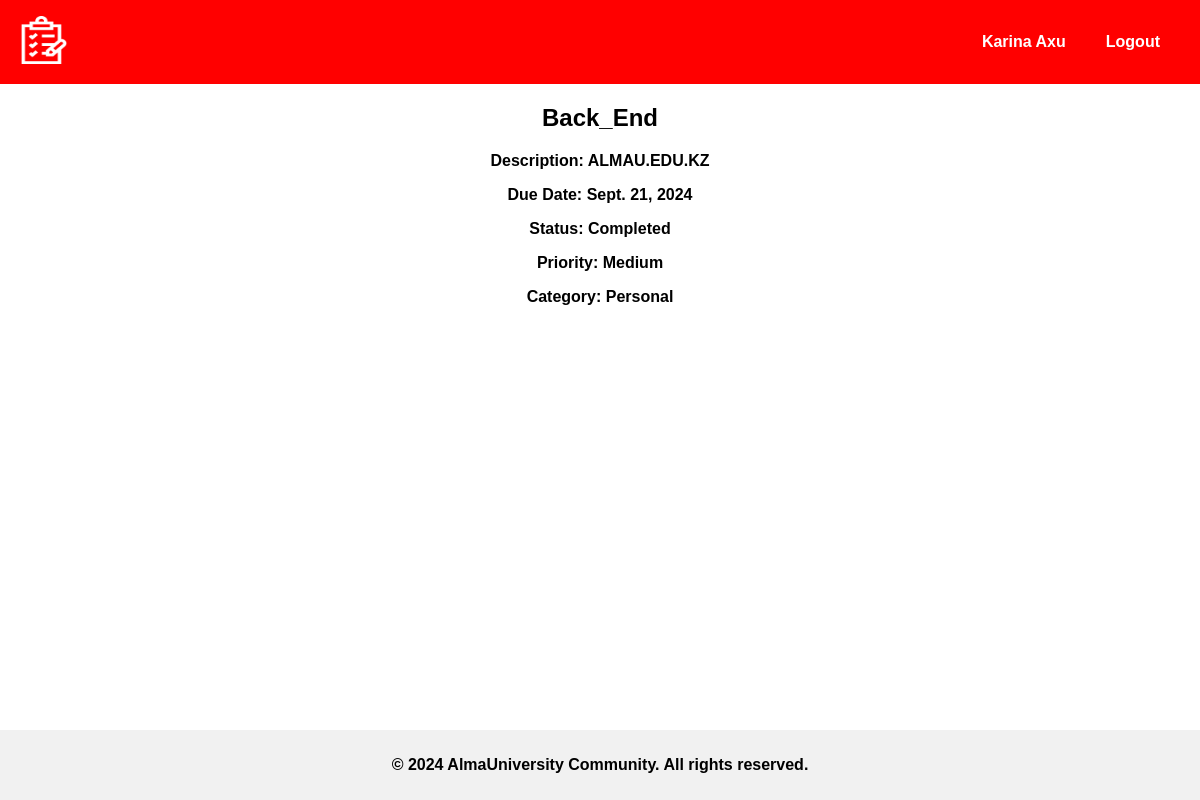
The page /tasks/6/ (signed in) on the database its author committed.
### tasks/models.py (models this page shows, shortened)
class Task(models.Model):
    STATUS_CHOICES = [
        ('NS', 'Not Started'),
        ('IP', 'In Progress'),
        ('CO', 'Completed'),
    ]
    PRIORITY_CHOICES = [
        ('L', 'Low'),
        ('M', 'Medium'),
        ('H', 'High'),
    ]
    CATEGORY_CHOICES = [
        ('W', 'Work'),
        ('P', 'Personal'),
        ('U', 'Urgent'),
    ]
    title = models.CharField(max_length=255, default='')
    description = models.TextField(max_length=10000, default='', blank=True)
    assigned_to = models.ForeignKey(User, related_name='assigned_tasks', on_delete=models.CASCADE, null=True, blank=True)
    due_date = models.DateField(auto_now_add=True, null=True, blank=True)
    status = models.CharField(max_length=2, choices=STATUS_CHOICES, default='')
    priority = models.CharField(max_length=1, choices=PRIORITY_CHOICES, default='')
    category = models.CharField(max_length=1, choices=CATEGORY_CHOICES, default='')
    user = models.ForeignKey(User, on_delete=models.CASCADE, related_name='tasks')
    class Meta:
        verbose_name = 'Task'
        verbose_name_plural = 'Tasks'

### tasks/views.py (the view)
# urls.py: path('<int:pk>/', views.task_detail, name='task_detail'),
@login_required
def task_detail(request, pk):
    task = get_object_or_404(Task, pk=pk, user=request.user)
    return render(request, 'tasks/task_detail.html', {'task': task})

### tasks/templates/tasks/task_detail.html (shortened to what this page needs)
{% extends 'base.html' %}
{% block content %}
<h2><b>{{ task.title }}</b></h2>
<p><strong>Description:</strong> {{ task.description }}</p>
<p><strong>Due Date:</strong> {{ task.due_date }}</p>
<p><strong>Status:</strong> {{ task.get_status_display }}</p>
<p><strong>Priority:</strong> {{ task.get_priority_display }}</p>
<p><strong>Category:</strong> {{ task.get_category_display }}</p>
<div>
    <a href="{% url 'task_update' task.pk %}">Edit</a>
    <a href="{% url 'task_delete' task.pk %}">Delete</a>
    <a href="{% url 'task_list' %}">Back to List</a>
</div>
{% endblock %}

### templates/base.html (shortened to what this page needs)
<!DOCTYPE html>
<html lang="en">
<head>
    {% load static %}
    <link rel="stylesheet" href="{% static 'css/style.css' %}">
</head>
<body>
<header>
    <nav>
    <ul class="nav-links">
        <a href="{% url 'task_list' %}"><img src="{% static 'img/logo.png' %}" alt="logo" class="logo-img"></a>
    </ul>
            <ul class="auth-links">
                {% if user.is_authenticated %}
                <li>
                    <a href="{% url 'settings_page' %}">
                        {{ user.first_name }} {{ user.last_name }}
                    </a>
                </li>
                <li>
                    <a href="{% url 'logout' %}">Logout</a>
                </li>
                {% endif %}
            </ul>
    </nav>
    </header>
    <main>
        {% block content %}{% endblock %}
    </main>
    <footer>
        <p>&copy; 2024 AlmaUniversity Community. All rights reserved.</p>
    </footer>
</body>
</html>

### static/css/style.css (style rules this page uses)
body { font-family: Arial, sans-serif; margin: 0; padding: 0; display: flex; flex-direction: column; min-height: 100vh; }
header { background: red; color: white; }
nav { display: flex; justify-content: space-between; align-items: center; }
.nav-links, .auth-links { list-style-type: none; padding: 0 20px; display: flex; }
.nav-links li, .auth-links li { margin: 0 10px; list-style-type: none; }
.nav-links li a, .auth-links li a { color: white; text-decoration: none; list-style-type: none; padding: 10px; font-weight: bold; }
p, h1, h2, h3 { color: black; text-align: center; list-style-type: none; font-weight: bold; }
footer { text-align: center; padding: 10px 0; background: #f1f1f1; margin-top: auto; }
a { text-decoration: none; list-style-type: none; color: white; }
.logo-img { width: 3em; height: 3em; }

### rows shown on the page
Task: title "Back_End", description "ALMAU.EDU.KZ", due_date "Sept. 21, 2024", status "Completed", priority "Medium", category "Personal"

### other values the page prints
{{ user.first_name }} "Karina"
{{ user.last_name }} "Axu"
